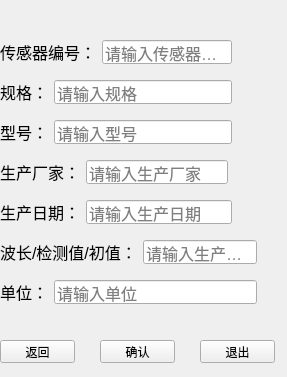
<?xml version="1.0" encoding="UTF-8"?>
<ui version="4.0">
 <class>add_sensor</class>
 <widget class="QWidget" name="add_sensor">
  <property name="geometry">
   <rect>
    <x>0</x>
    <y>0</y>
    <width>287</width>
    <height>377</height>
   </rect>
  </property>
  <property name="windowTitle">
   <string>Form</string>
  </property>
  <widget class="QWidget" name="layoutWidget">
   <property name="geometry">
    <rect>
     <x>0</x>
     <y>40</y>
     <width>272</width>
     <height>24</height>
    </rect>
   </property>
   <layout class="QHBoxLayout" name="horizontalLayout_7" stretch="0,6,0">
    <item>
     <widget class="QLabel" name="label_8">
      <property name="font">
       <font>
        <family>Agency FB</family>
        <pointsize>12</pointsize>
        <weight>50</weight>
        <bold>false</bold>
       </font>
      </property>
      <property name="text">
       <string>传感器编号：</string>
      </property>
     </widget>
    </item>
    <item>
     <widget class="QLineEdit" name="le_name_2">
      <property name="font">
       <font>
        <pointsize>12</pointsize>
       </font>
      </property>
      <property name="placeholderText">
       <string>请输入传感器名称</string>
      </property>
      <property name="clearButtonEnabled">
       <bool>true</bool>
      </property>
     </widget>
    </item>
    <item>
     <spacer name="horizontalSpacer_11">
      <property name="orientation">
       <enum>Qt::Horizontal</enum>
      </property>
      <property name="sizeHint" stdset="0">
       <size>
        <width>40</width>
        <height>20</height>
       </size>
      </property>
     </spacer>
    </item>
   </layout>
  </widget>
  <widget class="QWidget" name="layoutWidget_2">
   <property name="geometry">
    <rect>
     <x>0</x>
     <y>80</y>
     <width>272</width>
     <height>24</height>
    </rect>
   </property>
   <layout class="QHBoxLayout" name="horizontalLayout_9" stretch="1,6,0">
    <item>
     <widget class="QLabel" name="label_9">
      <property name="font">
       <font>
        <pointsize>12</pointsize>
        <weight>50</weight>
        <bold>false</bold>
       </font>
      </property>
      <property name="text">
       <string>规格：</string>
      </property>
     </widget>
    </item>
    <item>
     <widget class="QLineEdit" name="le_name_3">
      <property name="font">
       <font>
        <pointsize>12</pointsize>
       </font>
      </property>
      <property name="placeholderText">
       <string>请输入规格</string>
      </property>
      <property name="clearButtonEnabled">
       <bool>true</bool>
      </property>
     </widget>
    </item>
    <item>
     <spacer name="horizontalSpacer_12">
      <property name="orientation">
       <enum>Qt::Horizontal</enum>
      </property>
      <property name="sizeHint" stdset="0">
       <size>
        <width>40</width>
        <height>20</height>
       </size>
      </property>
     </spacer>
    </item>
   </layout>
  </widget>
  <widget class="QWidget" name="layoutWidget_3">
   <property name="geometry">
    <rect>
     <x>0</x>
     <y>120</y>
     <width>272</width>
     <height>24</height>
    </rect>
   </property>
   <layout class="QHBoxLayout" name="horizontalLayout_10" stretch="1,6,0">
    <item>
     <widget class="QLabel" name="label_10">
      <property name="font">
       <font>
        <pointsize>12</pointsize>
        <weight>50</weight>
        <bold>false</bold>
       </font>
      </property>
      <property name="text">
       <string>型号：</string>
      </property>
     </widget>
    </item>
    <item>
     <widget class="QLineEdit" name="le_name_4">
      <property name="font">
       <font>
        <pointsize>12</pointsize>
       </font>
      </property>
      <property name="placeholderText">
       <string>请输入型号</string>
      </property>
      <property name="clearButtonEnabled">
       <bool>true</bool>
      </property>
     </widget>
    </item>
    <item>
     <spacer name="horizontalSpacer_13">
      <property name="orientation">
       <enum>Qt::Horizontal</enum>
      </property>
      <property name="sizeHint" stdset="0">
       <size>
        <width>40</width>
        <height>20</height>
       </size>
      </property>
     </spacer>
    </item>
   </layout>
  </widget>
  <widget class="QWidget" name="layoutWidget_4">
   <property name="geometry">
    <rect>
     <x>0</x>
     <y>160</y>
     <width>272</width>
     <height>24</height>
    </rect>
   </property>
   <layout class="QHBoxLayout" name="horizontalLayout_11" stretch="0,0,0">
    <item>
     <widget class="QLabel" name="label_11">
      <property name="font">
       <font>
        <pointsize>12</pointsize>
        <weight>50</weight>
        <bold>false</bold>
       </font>
      </property>
      <property name="text">
       <string>生产厂家：</string>
      </property>
     </widget>
    </item>
    <item>
     <widget class="QLineEdit" name="le_name_5">
      <property name="font">
       <font>
        <pointsize>12</pointsize>
       </font>
      </property>
      <property name="placeholderText">
       <string>请输入生产厂家</string>
      </property>
      <property name="clearButtonEnabled">
       <bool>true</bool>
      </property>
     </widget>
    </item>
    <item>
     <spacer name="horizontalSpacer_14">
      <property name="orientation">
       <enum>Qt::Horizontal</enum>
      </property>
      <property name="sizeHint" stdset="0">
       <size>
        <width>40</width>
        <height>20</height>
       </size>
      </property>
     </spacer>
    </item>
   </layout>
  </widget>
  <widget class="QWidget" name="layoutWidget_5">
   <property name="geometry">
    <rect>
     <x>0</x>
     <y>200</y>
     <width>272</width>
     <height>24</height>
    </rect>
   </property>
   <layout class="QHBoxLayout" name="horizontalLayout_12" stretch="1,6,0">
    <item>
     <widget class="QLabel" name="label_12">
      <property name="font">
       <font>
        <pointsize>12</pointsize>
        <weight>50</weight>
        <bold>false</bold>
       </font>
      </property>
      <property name="text">
       <string>生产日期：</string>
      </property>
     </widget>
    </item>
    <item>
     <widget class="QLineEdit" name="le_name_6">
      <property name="font">
       <font>
        <pointsize>12</pointsize>
       </font>
      </property>
      <property name="placeholderText">
       <string>请输入生产日期</string>
      </property>
      <property name="clearButtonEnabled">
       <bool>true</bool>
      </property>
     </widget>
    </item>
    <item>
     <spacer name="horizontalSpacer_15">
      <property name="orientation">
       <enum>Qt::Horizontal</enum>
      </property>
      <property name="sizeHint" stdset="0">
       <size>
        <width>40</width>
        <height>20</height>
       </size>
      </property>
     </spacer>
    </item>
   </layout>
  </widget>
  <widget class="QPushButton" name="pushButton">
   <property name="geometry">
    <rect>
     <x>0</x>
     <y>340</y>
     <width>75</width>
     <height>23</height>
    </rect>
   </property>
   <property name="text">
    <string>返回</string>
   </property>
  </widget>
  <widget class="QPushButton" name="pushButton_2">
   <property name="geometry">
    <rect>
     <x>100</x>
     <y>340</y>
     <width>75</width>
     <height>23</height>
    </rect>
   </property>
   <property name="text">
    <string>确认</string>
   </property>
  </widget>
  <widget class="QPushButton" name="pushButton_3">
   <property name="geometry">
    <rect>
     <x>200</x>
     <y>340</y>
     <width>75</width>
     <height>23</height>
    </rect>
   </property>
   <property name="text">
    <string>退出</string>
   </property>
  </widget>
  <widget class="QWidget" name="layoutWidget_6">
   <property name="geometry">
    <rect>
     <x>0</x>
     <y>240</y>
     <width>297</width>
     <height>24</height>
    </rect>
   </property>
   <layout class="QHBoxLayout" name="horizontalLayout_13" stretch="0,6,0">
    <item>
     <widget class="QLabel" name="label_13">
      <property name="font">
       <font>
        <pointsize>12</pointsize>
        <weight>50</weight>
        <bold>false</bold>
       </font>
      </property>
      <property name="text">
       <string>波长/检测值/初值：</string>
      </property>
     </widget>
    </item>
    <item>
     <widget class="QLineEdit" name="le_name_7">
      <property name="font">
       <font>
        <pointsize>12</pointsize>
       </font>
      </property>
      <property name="placeholderText">
       <string>请输入生产日期</string>
      </property>
      <property name="clearButtonEnabled">
       <bool>true</bool>
      </property>
     </widget>
    </item>
    <item>
     <spacer name="horizontalSpacer_16">
      <property name="orientation">
       <enum>Qt::Horizontal</enum>
      </property>
      <property name="sizeHint" stdset="0">
       <size>
        <width>40</width>
        <height>20</height>
       </size>
      </property>
     </spacer>
    </item>
   </layout>
  </widget>
  <widget class="QWidget" name="layoutWidget_7">
   <property name="geometry">
    <rect>
     <x>0</x>
     <y>280</y>
     <width>297</width>
     <height>24</height>
    </rect>
   </property>
   <layout class="QHBoxLayout" name="horizontalLayout_14" stretch="0,6,0">
    <item>
     <widget class="QLabel" name="label_15">
      <property name="font">
       <font>
        <pointsize>12</pointsize>
        <weight>50</weight>
        <bold>false</bold>
       </font>
      </property>
      <property name="text">
       <string>单位：</string>
      </property>
     </widget>
    </item>
    <item>
     <widget class="QLineEdit" name="le_name_8">
      <property name="font">
       <font>
        <pointsize>12</pointsize>
       </font>
      </property>
      <property name="placeholderText">
       <string>请输入单位</string>
      </property>
      <property name="clearButtonEnabled">
       <bool>true</bool>
      </property>
     </widget>
    </item>
    <item>
     <spacer name="horizontalSpacer_17">
      <property name="orientation">
       <enum>Qt::Horizontal</enum>
      </property>
      <property name="sizeHint" stdset="0">
       <size>
        <width>40</width>
        <height>20</height>
       </size>
      </property>
     </spacer>
    </item>
   </layout>
  </widget>
 </widget>
 <resources/>
 <connections/>
</ui>
